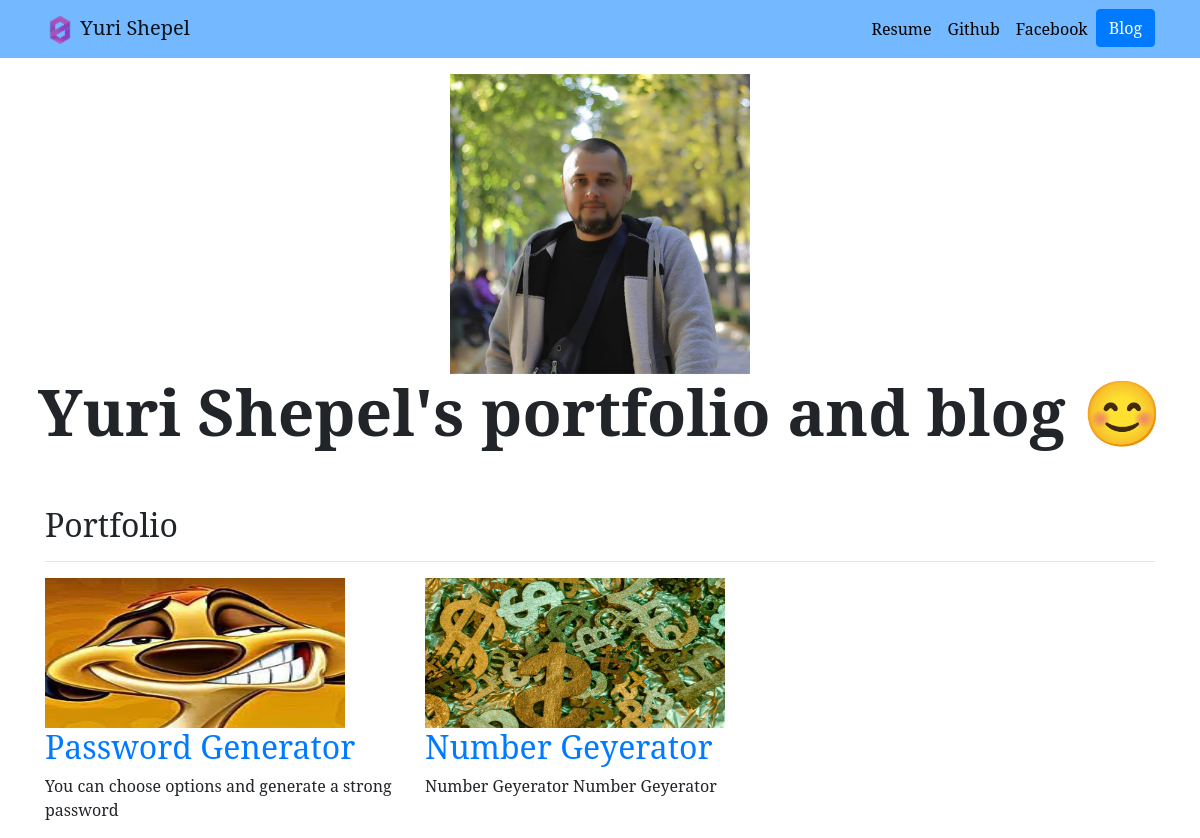
Before: / with the older database file.
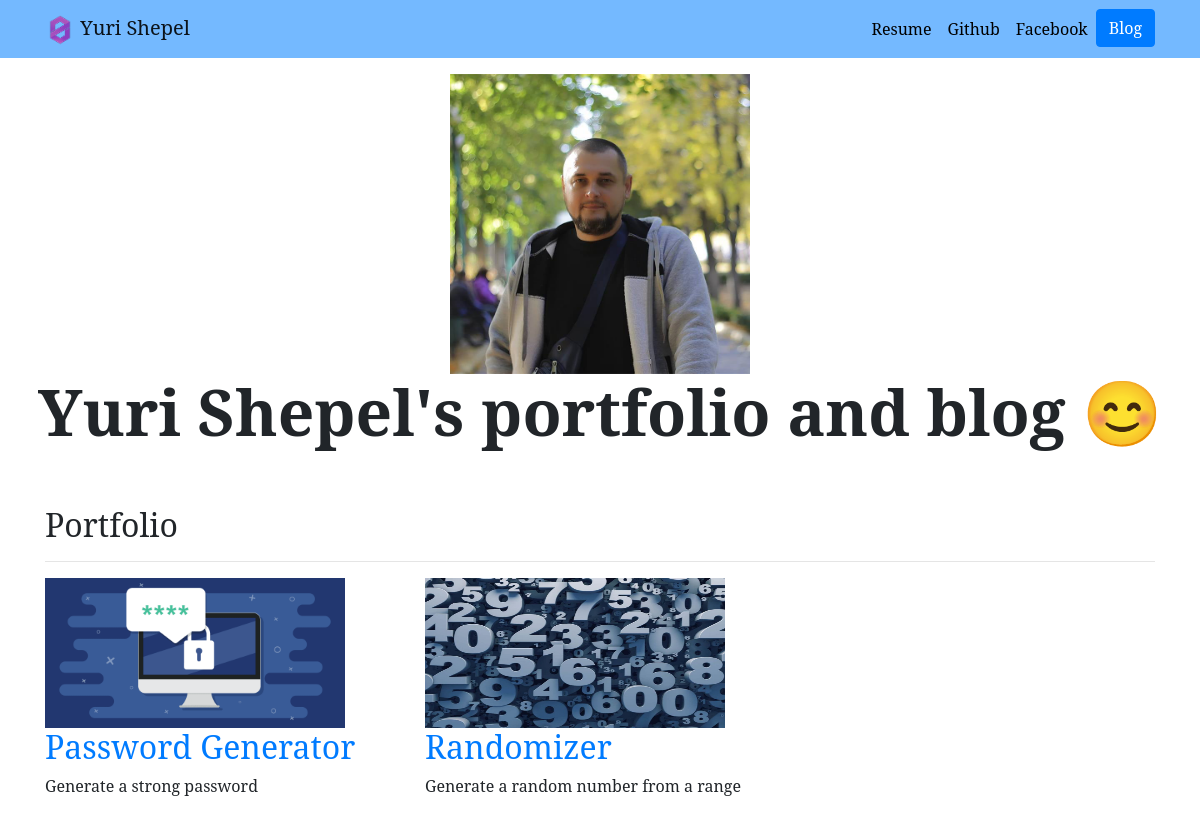
After: the same page with the newer database file.
### portfolio/models.py (models this page shows, shortened)
class Project(models.Model):
    title = models.CharField(max_length=100)
    description = models.CharField(max_length=250)
    image = models.ImageField(upload_to='portfolio/images/')
    url = models.URLField(blank=True)

### portfolio/views.py (the view)
# urls.py: 2. Add a URL to urlpatterns:  path('', views.home, name='home')
def home(request):
    projects = Project.objects.all()
    return render(request, 'portfolio/home.html', {'projects': projects})

### portfolio/templates/portfolio/home.html
{% extends 'portfolio/base.html' %}
{% load static %}
{% block content %}
<div class="row justify-content-center mb-3">
    <div class="mt-3">
        <img src="{% static 'portfolio/me.jpg' %}" alt="" width="300">
    </div>
    <div>
        <h1 id="hometext" class="font-weight-bold">Yuri Shepel's portfolio and blog 😊</h1>
    </div>
</div>
    <h2 class="mt-5">Portfolio</h2>
    <hr>
<div class="row">
    {% for project in projects %}
        <div class="col-lg-4 col-md-6">
        <img src="{{ project.image.url }}" width="300" height="150" alt="">
        <h2><a href="{{ project.u }}">{{ project.title }}</a></h2>
        <p>{{ project.description }}</p>
    </div>
    {% endfor %}
</div>
{% endblock %}

Changed rows visible on the page:
changed Project "Password Generator": image: a different picture; description "You can choose options and generate a strong password" → "Generate a strong password"
changed Project: image: a different picture; title "Number Geyerator" → "Randomizer"; description "Number Geyerator Number Geyerator" → "Generate a random number from a range"
